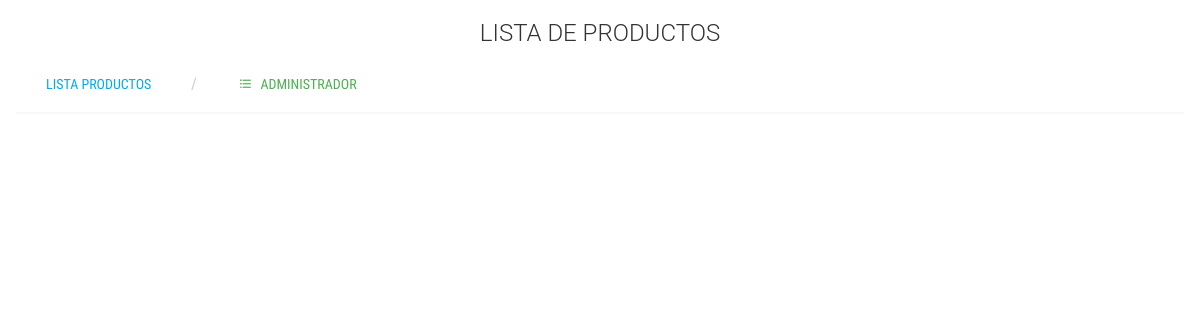
The page /admin/listPro.php on the database as committed earlier.
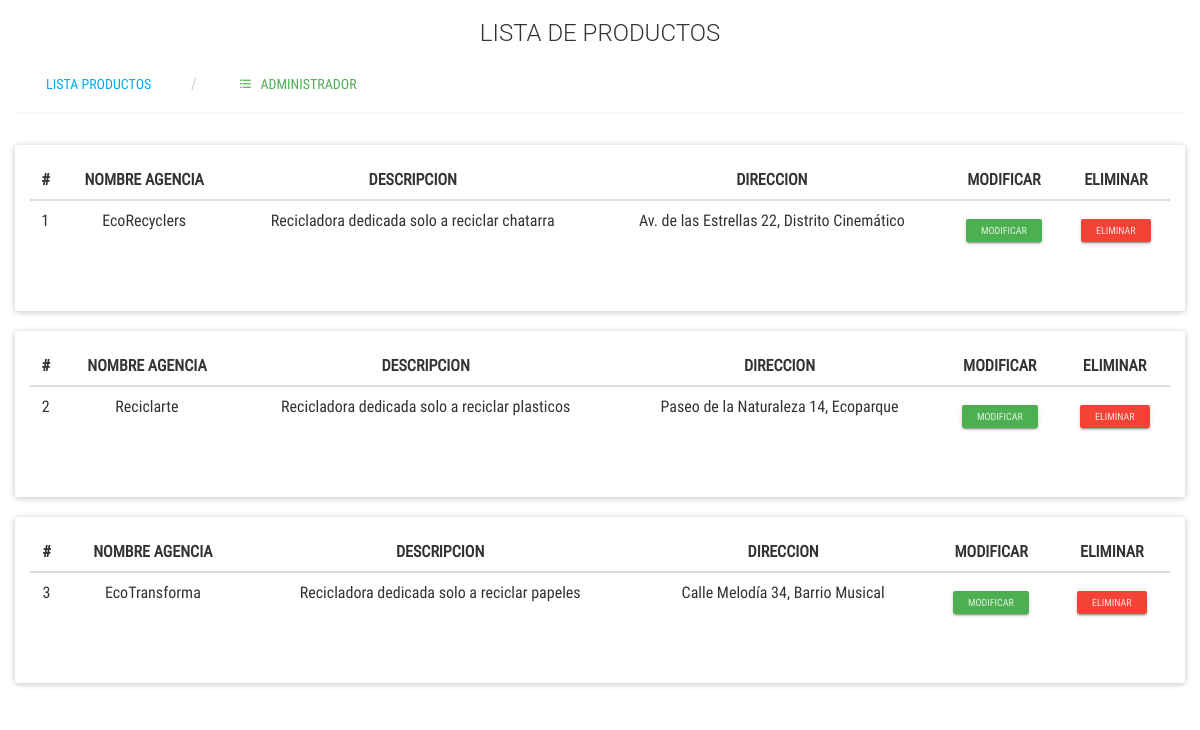
The same page on the database as committed later.
### tables this page shows
CREATE TABLE `agencia` (
  `id_agencia` int(30) NOT NULL,
  `nombreAgencia` varchar(100) NOT NULL,
  `descripcion` varchar(100) NOT NULL,
  `direccion` varchar(100) NOT NULL,
  `imagen` varchar(50) NOT NULL,
  `id_categoria` int(30) NOT NULL,
  `id_usuario` int(50) NOT NULL
);

### admin/listPro.php (the view, shortened to what this page needs)
<?php
include("../controladores/conexion.php");
?>
<html lang="es">
<head>
    <link rel="stylesheet" href="css/listas.css">
</head>
<h3 class="text-center">LISTA DE PRODUCTOS</h3>
<form action="" method="post">
    <div class="container-fluid">
			<ul class="breadcrumb breadcrumb-tabs">
				<li>
                    <input class="btn btn-info" type="submit" name="btn1" value="LISTA PRODUCTOS">
				</li>
				<li>
					<a href="agencias.php" class="btn btn-success">
						<i class="zmdi zmdi-format-list-bulleted" type="sumit" value=""></i> &nbsp; ADMINISTRADOR
					</a>
				</li>
			</ul>
		</div>
</form>
<?php
$consulta = "SELECT * FROM agencia";
$respuesta = mysqli_query($conexion, $consulta);
while ($fila = mysqli_fetch_array($respuesta)) {
?>
        <div class="container-fluid">
            <div class="panel panel-primary">
                <div class="panel-body">
                    <div class="table-responsive">
                        <table class="table table-hover text-center">
                        <thead>
								<tr>
									<th class="text-center">#</th>
									<th class="text-center">NOMBRE AGENCIA</th>
									<th class="text-center">DESCRIPCION</th>
									<th class="text-center">DIRECCION</th>
									<th class="text-center">MODIFICAR</th>
									<th class="text-center">ELIMINAR</th>
								</tr>
							</thead>
							<tbody>
								<tr>
									<td><?php echo $fila['id_agencia'];?></td>
									<td><?php echo $fila['nombreAgencia'];?></td>
									<td><?php echo $fila['descripcion'];?></td>
									<td><?php echo $fila['direccion'];?></td>
									<td>
										<form action="ModiPro.php" method="post">
											<input type="submit" name="btn10" value="MODIFICAR"  class="btn btn-success btn-raised btn-xs">
										</form>
									</td>
									<td><form action="../control/abm.php" method="post">
										<input type="submit" name="btn11" value="ELIMINAR" class="btn btn-danger btn-raised btn-xs">
										</form>
									</td>
								</tr>
							</tbody>
                        </table>
                    </div>
                </div>
            </div>
        </div>
<?php
}
?>
</body>
</html>

Rows that differ between the two databases and show on the page:
added agencia: id_agencia "1", nombreAgencia "EcoRecyclers", descripcion "Recicladora dedicada solo a reciclar chatarra", direccion "Av. de las Estrellas 22, Distrito Cinemático"
added agencia: id_agencia "2", nombreAgencia "Reciclarte", descripcion "Recicladora dedicada solo a reciclar plasticos", direccion "Paseo de la Naturaleza 14, Ecoparque"
added agencia: id_agencia "3", nombreAgencia "EcoTransforma", descripcion "Recicladora dedicada solo a reciclar papeles", direccion "Calle Melodía 34, Barrio Musical"
